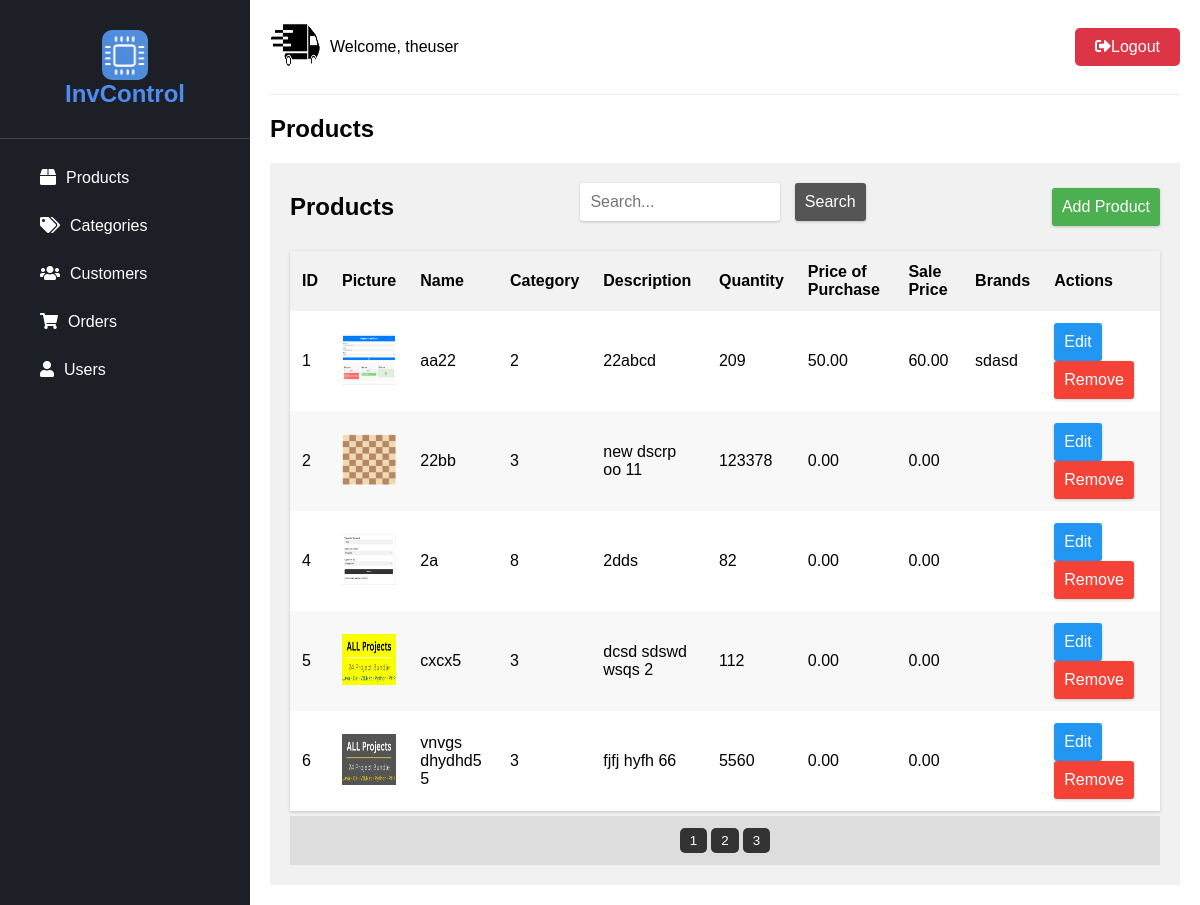
Screenshot of /dash-prod.php (signed in) with the database file from the repository.
### tables this page shows
CREATE TABLE `product` (
  `id` int(11) NOT NULL,
  `name` varchar(200) NOT NULL,
  `category` int(11) NOT NULL,
  `quantity` int(11) NOT NULL,
  `price` double NOT NULL,
  `description` text NOT NULL,
  `picture` text NOT NULL,
  `price_of_purchase` decimal(10,2) NOT NULL,
  `sale_price` decimal(10,2) NOT NULL,
  `brands` varchar(255) NOT NULL
);

### dash-prod.php (the view, shortened to what this page needs)
<?php
require_once 'db_connect.php';
$sql = "SELECT * FROM product";
$stmt = $conn->prepare($sql);
$stmt->execute();
$results = $stmt->fetchAll(PDO::FETCH_ASSOC);
?>
<!DOCTYPE html>
<html>
<head>
    <link rel="stylesheet" href="https://cdnjs.cloudflare.com/ajax/libs/font-awesome/5.15.4/css/all.min.css">
    <link rel="stylesheet" href="css/common-style.css">
    <link rel="stylesheet" href="css/prod-style.css">
</head>
<body>
<?php include 'common-section.php'; ?>
<h2>Products</h2>
<div class="product-section">
  <div class="product-header">
    <h3>Products</h3>
    <div class="search-bar">
      <form action="#" method="post" class="search-form">
        <input type="text" name="search-value" placeholder="Search...">
        <button type="submit" name="search">Search</button>
      </form>
    </div>
    <button class="add-btn">Add Product</button>
  </div>
  <table id="productTable">
    <thead>
        <tr>
            <th>ID</th>
            <th>Picture</th>
            <th>Name</th>
            <th>Category</th>
            <th>Description</th>
            <th>Quantity</th>
            <th>Price of Purchase</th>
            <th>Sale Price</th>
            <th>Brands</th>
            <th>Actions</th>
        </tr>
    </thead>
    <tbody>
      <?php
$i = 0;
foreach($results as $row)
{
    echo "<tr>";
    echo "<td>".$row['id']."</td>";
    echo "<td style='width:75px; height:75px;'><img src='".$row['picture']."' style='width:100%; height:100%;'></td>";
    echo "<td>".$row['name']."</td>";
    echo "<td>".$row['category']."</td>";
    echo "<td>".$row['description']."</td>";
    echo "<td>".$row['quantity']."</td>";
    echo "<td>".$row['price_of_purchase']."</td>";
    echo "<td>".$row['sale_price']."</td>";
    echo "<td>".$row['brands']."</td>";
    echo "<td>";
    echo"<button class='edit-btn' data-row-index=".$i.">Edit</button>";
    echo"<button class='remove-btn' data-row-index=".$i.">Remove</button>";
    echo "</td>";
    echo "</tr>";
    $i += 1;
}
?>
    </tbody>
  </table>
</div>
</body>
</html>

### common-style.css (style rules this page uses)
* { box-sizing: border-box; margin: 0; padding: 0; font-family: Arial, sans-serif; }
.content h2 { margin-bottom: 20px; font-size: 24px; }

### prod-style.css (style rules this page uses)
.product-section { padding: 20px; background-color: #f1f1f1; }
.product-header { display: flex; justify-content: space-between; align-items: center; margin-bottom: 20px; }
.product-header h3 { font-size: 24px; margin: 0; }
.search-bar { display: flex; align-items: center; }
.search-bar input[type="text"] { border: none; border-radius: 3px; padding: 10px; margin-right: 10px; font-size: 16px; width: 200px; box-shadow: 0px 1px 3px rgba(0, 0, 0, 0.2); outline:none; }
.search-bar button { border: none; border-radius: 3px; padding: 10px; background-color: #555; color: #fff; font-size: 16px; cursor: pointer; box-shadow: 0px 1px 3px rgba(0, 0, 0, 0.2); }
form { display: flex; flex-direction: column; }
.search-form { display:inline-block; }
.product-header .add-btn { border: none; border-radius: 3px; padding: 10px; background-color: #4caf50; color: #fff; font-size: 16px; cursor: pointer; box-shadow: 0px 1px 3px rgba(0, 0, 0, 0.2); }
table { border-collapse: collapse; width: 100%; background-color: #fff; box-shadow: 0px 1px 3px rgba(0, 0, 0, 0.2); }
thead { background-color: #f2f2f2; }
th, td { text-align: left; padding: 12px; }
th { font-size: 16px; }
tr:nth-child(even) { background-color: #f8f8f8; }
table .edit-btn, table .remove-btn { border: none; border-radius: 3px; padding: 10px; background-color: #2196f3; color: #fff; font-size: 16px; cursor: pointer; margin-right: 10px; box-shadow: 0px 1px 3px rgba(0, 0, 0, 0.2); }
table .remove-btn { background-color: #f44336; }
h3 { margin-top: 0; margin-bottom:20px; text-align:center; }
input[type="text"], input[type="number"], input[type="file"], select, textarea { padding: 10px; margin-bottom: 10px; border-radius: 5px; border: 1px solid #ccc; outline: none; }

### rows the page displays
product: id "1", picture (picture), name "aa22", category "2", description "22abcd", quantity "209", price_of_purchase "50.00", sale_price "60.00", brands "sdasd"
product: id "2", picture (picture), name "22bb", category "3", description "new dscrp oo 11", quantity "123378", price_of_purchase "0.00", sale_price "0.00"
product: id "4", picture (picture), name "2a", category "8", description "2dds", quantity "82", price_of_purchase "0.00", sale_price "0.00"
product: id "5", picture (picture), name "cxcx5", category "3", description "dcsd sdswd wsqs 2", quantity "112", price_of_purchase "0.00", sale_price "0.00"
product: id "6", picture (picture), name "vnvgs dhydhd5 5", category "3", description "fjfj hyfh 66", quantity "5560", price_of_purchase "0.00", sale_price "0.00"

### other values shown
$user_fullname "theuser"
